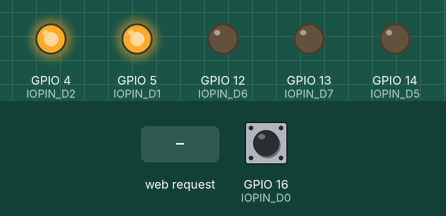
Simulated run of this program. Board: ESP8266 (NodeMCU). On the bench: output pins drawn as LEDs (lit = HIGH). Inputs (shaded band) come from the test bench; at power-on: GPIO 16 (IOPIN_D0) HIGH. WiFi joins after 1.5 s; servers stay silent unless stated; what the program prints to the serial monitor is not drawn.

Above: at 2.7 s.
2.8 s: HTTP request GET /relay/1/on received
At 4.0 s:
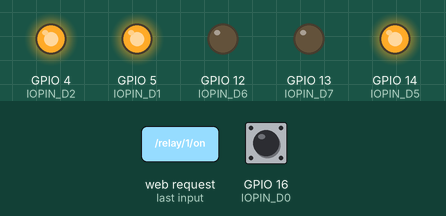
4.3 s: HTTP request GET /relay/2/on received
At 4.7 s:
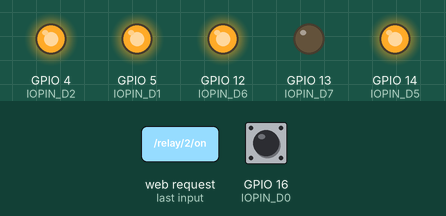
5.8 s: HTTP request GET /relay/1/off received
At 6.5 s:
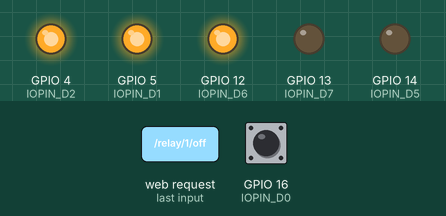
7.3 s: HTTP request GET /relay/3/on received
At 8.3 s:
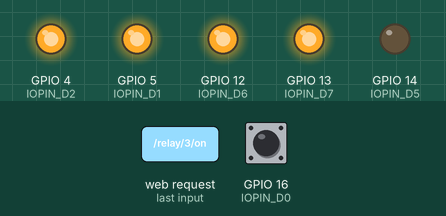
8.8 s: HTTP request GET /relay/2/off received
At 10.0 s:
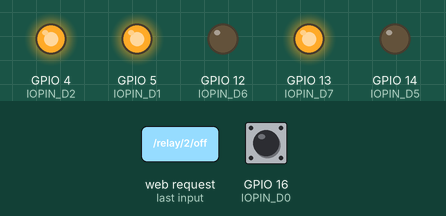
10.3 s: HTTP request GET /relay/3/off received
At 10.7 s:
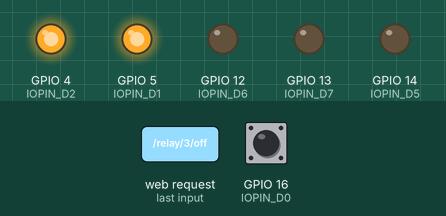
Timing chart, 0 to 12.8 s (numbered marks = the images above; inputs shaded):
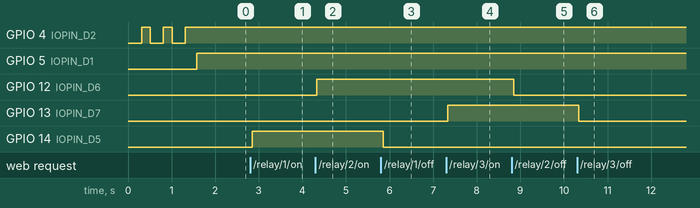

The program:

main.cpp
```cpp
#include "pins.h"
#include "wifi.h"
#include "eventHandler.h"
#include <Arduino.h>
#include <ESP8266WebServer.h>

const uint8_t PORT = 80;

int buttonState = LOW;
bool isButtonPressed = false;
bool prevButtonState = isButtonPressed;

bool toggleRelay = false;

enum class States {
    Idle,
    ButtonPressed,
    LedOn, LedOff,
    Relay1On, Relay1Off,
    Relay2On, Relay2Off,
    Relay3On, Relay3Off,
};

/// Hauptstatus
States currentState = States::Idle;

// LED-Status
States ledState = States::LedOff;

ESP8266WebServer server(PORT);

#pragma clang diagnostic push
#pragma ide diagnostic ignored "OCUnusedGlobalDeclarationInspection"
void setup() {
    // Power - ON über den Mosfet!


    // Setup Pins
    pinMode(pinButton, INPUT);
    pinMode(pinButtonIndicatorLED, OUTPUT);
    pinMode(wifiIndicatorLED, OUTPUT);
    pinMode(pinRelay1, OUTPUT);
    pinMode(pinRelay2, OUTPUT);
    pinMode(pinRelay3, OUTPUT);

    digitalWrite(pinButtonIndicatorLED, static_cast<uint8_t>(ledState == States::LedOff ? LOW : HIGH));
    digitalWrite(wifiIndicatorLED, LOW);

    // Mosfet - umgekehrte Logik
    digitalWrite(pinRelay1, LOW);
    digitalWrite(pinRelay2, LOW);
    digitalWrite(pinRelay3, LOW);

    // Setup Serial
    Serial.begin(115200);
    delay(10);

    // Setup WIFI
    setupWIFI(ssid, password, wifiIndicatorLED);

    // Setup Server
    server.onNotFound(handleNotFound);

    server.on("/relay/1/on", [&]() {
        currentState = States::Relay1On; server.send(204); });

    server.on("/relay/1/off", [&]() {
        currentState = States::Relay1Off; server.send(204); });

    server.on("/relay/2/on", [&]() {
        currentState = States::Relay2On; server.send(204); });

    server.on("/relay/2/off", [&]() {
        currentState = States::Relay2Off; server.send(204); });

    server.on("/relay/3/on", [&]() {
        currentState = States::Relay3On; server.send(204); });

    server.on("/relay/3/off", [&]() {
        currentState = States::Relay3Off; server.send(204); });

    server.begin();
}
#pragma clang diagnostic pop

int switchCounter = 0;

#pragma clang diagnostic push
#pragma ide diagnostic ignored "OCUnusedGlobalDeclarationInspection"
void loop() {
    buttonState = digitalRead(pinButton) == HIGH;

    // debounce Button
    delay(30);
    if(digitalRead(pinButton) == buttonState) {
        isButtonPressed = buttonState == HIGH;
    }

    // Button changed
    if(prevButtonState != isButtonPressed) {
        prevButtonState = isButtonPressed;

        currentState = isButtonPressed ? States::ButtonPressed : States::Idle;
    }

    switch(currentState){
        case States::ButtonPressed:
            currentState = (ledState == States::LedOn ? States::LedOff : States::LedOn);
            break;

        case States::LedOn:
            digitalWrite(pinButtonIndicatorLED, HIGH);
            ledState = States::LedOn;
            currentState = States::Idle;
            break;

        case States::LedOff:
            digitalWrite(pinButtonIndicatorLED, LOW);
            ledState = States::LedOff;
            currentState = States::Idle;
            break;

        case States::Relay1On:
            digitalWrite(pinRelay1, HIGH);
            currentState = States::Idle;
            break;

        case States::Relay1Off:
            digitalWrite(pinRelay1, LOW);
            currentState = States::Idle;
            break;

        case States::Relay2On:
            digitalWrite(pinRelay2, HIGH);
            currentState = States::Idle;
            break;

        case States::Relay2Off:
            digitalWrite(pinRelay2, LOW);
            currentState = States::Idle;
            break;

        case States::Relay3On:
            digitalWrite(pinRelay3, HIGH);
            currentState = States::Idle;
            break;

        case States::Relay3Off:
            digitalWrite(pinRelay3, LOW);
            currentState = States::Idle;
            break;

        case States::Idle :
            yield();
    }

    server.handleClient();
    yield();
}

#pragma clang diagnostic pop
```

eventHandler.cpp
```cpp
//
// Created by Mike Mitterer on 02.07.17.
//

#include "eventHandler.h"
#include <Arduino.h>
#include <ESP8266WebServer.h>

void handleNotFound() {
    String message = "File Not Found\n\n";
    message += "URI: ";
    message += server.uri();
    message += "\nMethod: ";
    message += (server.method() == HTTP_GET) ? "GET" : "POST";
    message += "\nArguments: ";
    message += server.args();
    message += "\n";
    for (uint8_t i=0; i<server.args(); i++){
        message += " " + server.argName(i) + ": " + server.arg(i) + "\n";
    }
    server.send(404, "text/plain", message);
}
```

eventHandler.h
```cpp
//
// Created by Mike Mitterer on 02.07.17.
//

#ifndef CONTROLNANI_EVENTHANDLER_H
#define CONTROLNANI_EVENTHANDLER_H

#include <ESP8266WebServer.h>

// In Main definiert!
extern ESP8266WebServer server;

void handleNotFound();

#endif //CONTROLNANI_EVENTHANDLER_H
```

wifi.h
```cpp
//
// Created by Mike Mitterer on 18.02.17.
//

#ifndef ESP8266_TEST1_WIFI_H_H
#define ESP8266_TEST1_WIFI_H_H

#include <Arduino.h>
#include <ESP8266WiFi.h>
#include <ESP8266WebServer.h>
#include "config.h"

// -- Passwords are invalid (2017-03-03)
const String ssid = "MikeMitterer-LS";
const String password = ControlNani_PASSWORD_LS;

//const String ssid = "MikeMitterer-TPL";
//const String password = ControlNani_PASSWORD_TPL;

const String host = "192.168.0.42";
const String url = "/api/dash/v1/hello";
const uint16_t port = 8080;

void showMacAddress();

void setupWIFI(const String& ssid, const String& pw, const uint8_t wifiIndicatorLED) {
    // Status-LED off
    digitalWrite(wifiIndicatorLED, LOW);

    // Explicitly set the ESP8266 to be a WiFi-client, otherwise, it by default,
    // would try to act as both a client and an access-point and could cause
    // network-issues with your other WiFi-devices on your WiFi-network.
    WiFi.mode(WIFI_STA);
    WiFi.begin(ssid.c_str(), pw.c_str());

    while (WiFi.status() != WL_CONNECTED) {
        delay(300);
        digitalWrite(wifiIndicatorLED, HIGH);

        delay(200);
        digitalWrite(wifiIndicatorLED, LOW);

        Serial.print(".");
    }

    Serial.println("");
    Serial.println("WiFi connected!");

    Serial.print("IP address: ");
    Serial.println(WiFi.localIP());

    showMacAddress();

    // Status auf ON!
    digitalWrite(wifiIndicatorLED, HIGH);
}

void showMacAddress() {
    uint8_t address[6];

    WiFi.macAddress(address);

    Serial.print("MAC: ");
    for (int index = 0; index < sizeof(address); index++){
        Serial.print(address[index],HEX);

        if(index < sizeof(address) - 1) {
            Serial.print(":");
        }
    }
    Serial.println("");
}

/// Sendet den Request
/// Sample:
///     https://github.com/esp8266/Arduino/blob/master/doc/esp8266wifi/client-examples.md
///
void sendGetRequest(const String& host, const String& url, const uint16_t port) {
    // Use WiFiClient class to create TCP connections
    WiFiClient client;
    if (!client.connect(host.c_str(), port)) {
        Serial.println("connection failed");
        return;
    }

    Serial.print("Requesting URL: ");
    Serial.println(url);

    // This will send the request to the server
    client.print(String("GET ") + url + " HTTP/1.1\r\n" +
                 "Host: " + host + "\r\n" +
                 "Connection: close\r\n\r\n");

    unsigned long timeout = millis();
    while (client.available() == 0) {
        if (millis() - timeout > 5000) {
            Serial.println(">>> Client Timeout !");
            client.stop();
            return;
        }
    }

    // Read all the lines of the reply from server and print them to Serial
    while(client.available()){
        String line = client.readStringUntil('\r');
        Serial.print(line);
    }

    client.stop();
    Serial.println("\n[Disconnected]");
}


#endif //ESP8266_TEST1_WIFI_H_H
```

config.h
```cpp
//
// Created by Mike Mitterer on 10.03.17.
//
// cmake-Template für config.h
//

#ifndef XCTEST_CONFIG_H_IN_H
#define XCTEST_CONFIG_H_IN_H

#include <Arduino.h>

// the configured options and settings for HelloWorld
const String ControlNani_VERSION_MAJOR = "0";
const String ControlNani_VERSION_MINOR = "1";

// Password compiled into source
// Set in .config/passwords.cmake (or via ENV-VAR)
const String ControlNani_PASSWORD_LS = "123";
const String ControlNani_PASSWORD_TPL = "123";

#endif //XCTEST_CONFIG_H_IN_H
```

pins.h
```cpp
//
// Created by Mike Mitterer on 18.02.17.
//

#ifndef ESP8266_TEST1_PINS_H
#define ESP8266_TEST1_PINS_H

#include <Arduino.h>

static const uint8_t IOPIN_D0   = 16;
static const uint8_t IOPIN_D1   = 5;
static const uint8_t IOPIN_D2   = 4;

//static const uint8_t IOPIN_D3   = 0;
//static const uint8_t IOPIN_D4   = 2;

static const uint8_t IOPIN_D5   = 14;
static const uint8_t IOPIN_D6   = 12;
static const uint8_t IOPIN_D7   = 13;
//static const uint8_t IOPIN_D8   = 15;
//static const uint8_t IOPIN_D9   = 3;
//static const uint8_t IOPIN_D10  = 1;

const uint8_t pinButton = IOPIN_D0;
const uint8_t pinButtonIndicatorLED = IOPIN_D1;
const uint8_t wifiIndicatorLED = IOPIN_D2;

const uint8_t pinRelay1 = IOPIN_D5;
const uint8_t pinRelay2 = IOPIN_D6;
const uint8_t pinRelay3 = IOPIN_D7;

//const uint8_t pinMainSwitchPMosfet = IOPIN_D2;
//const uint8_t pinLed = IOPIN_D4;

#endif //ESP8266_TEST1_PINS_H
```

Measured:
- after the input at 2.8 s, GPIO 14 (IOPIN_D5): LOW → HIGH after 0.05 s
- after the input at 4.3 s, GPIO 12 (IOPIN_D6): LOW → HIGH at once
- after the input at 5.8 s, GPIO 14 (IOPIN_D5): HIGH → LOW after 0.05 s
- after the input at 7.3 s, GPIO 13 (IOPIN_D7): LOW → HIGH at once
- after the input at 8.8 s, GPIO 12 (IOPIN_D6): HIGH → LOW after 0.05 s
- after the input at 10.3 s, GPIO 13 (IOPIN_D7): HIGH → LOW at once
